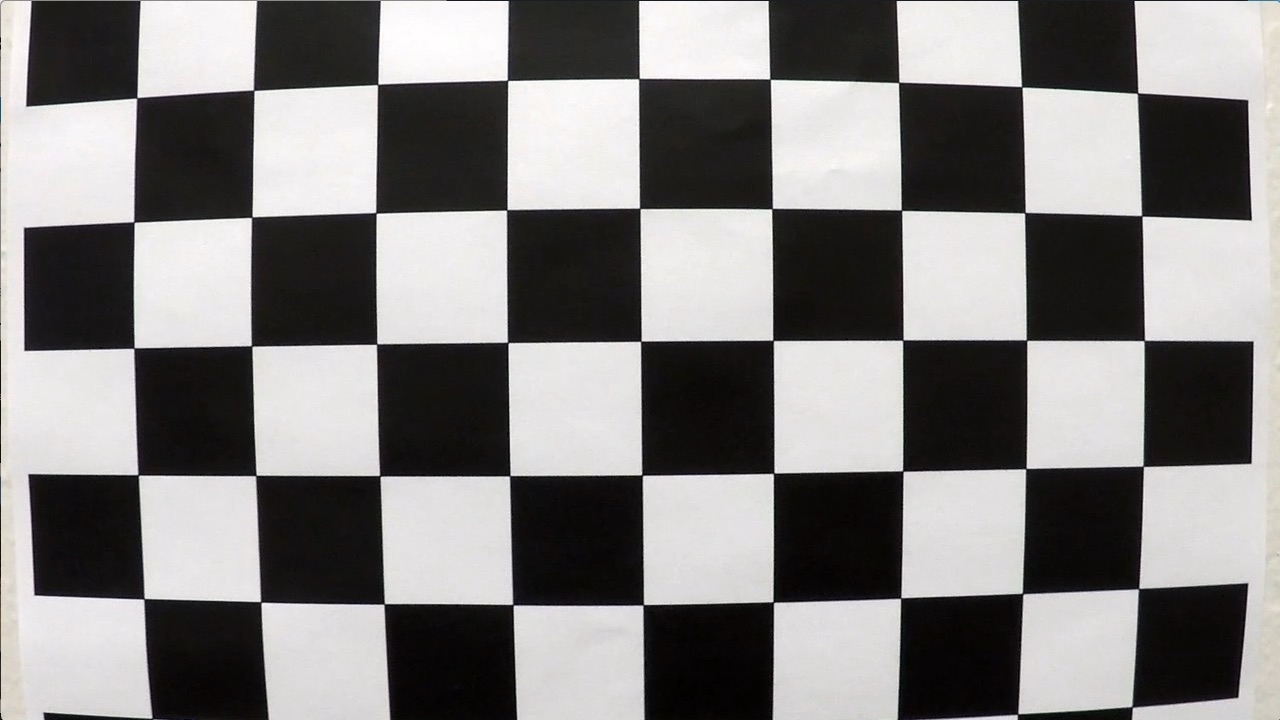
#> input picture camera_cal/calibration1.jpg, 1280 x 720 px, given as the content of the folder test_images, which was not available
$ python line_utils.py   (older library calls are emulated)
#> lines starting #> are read from the running program, lines starting #| are printed output that depends on the picture; after the words box and inside, x2 and y2 are one past the last pixel; in counts of white or black regions, pixels touching at a corner belong together; pictures that were not available may be replaced by others from this repository, and a replacement may not be noted
### models/lane_detection/calibration_utils.py
import cv2
import numpy as np
import glob
import matplotlib.pyplot as plt
import os.path as path
import pickle


def lazy_calibration(func):
    """
    Decorator for calibration function to avoid re-computing calibration every time.
    """
    calibration_cache = 'camera_cal/calibration_data.pickle'

    def wrapper(*args, **kwargs):
        if path.exists(calibration_cache):
            print('Loading cached camera calibration...', end=' ')
            with open(calibration_cache, 'rb') as dump_file:
#> (reads camera_cal/calibration_data.pickle from the repository)
                calibration = pickle.load(dump_file)
        else:
            print('Computing camera calibration...', end=' ')
            calibration = func(*args, **kwargs)
            with open(calibration_cache, 'wb') as dump_file:
                pickle.dump(calibration, dump_file)
        print('Done.')
        return calibration

    return wrapper


# [48 lines left out: function calibrate_camera, not called in this run]


def undistort(frame, mtx, dist, verbose=False):
    """
    Undistort a frame given camera matrix and distortion coefficients.
    :param frame: input frame
    :param mtx: camera matrix
    :param dist: distortion coefficients
    :param verbose: if True, show frame before/after distortion correction
    :return: undistorted frame
    """
    frame_undistorted = cv2.undistort(frame, mtx, dist, newCameraMatrix=mtx)

    if verbose:
        fig, ax = plt.subplots(nrows=1, ncols=2)
        ax[0].imshow(cv2.cvtColor(frame, cv2.COLOR_BGR2RGB))
        ax[1].imshow(cv2.cvtColor(frame_undistorted, cv2.COLOR_BGR2RGB))
        plt.show()

    return frame_undistorted


# [10 lines that do not run on import are left out]

### models/lane_detection/binarization_utils.py
import cv2
import numpy as np
import glob
import matplotlib.pyplot as plt


# selected threshold to highlight yellow lines
yellow_HSV_th_min = np.array([0, 70, 70])
yellow_HSV_th_max = np.array([50, 255, 255])


def thresh_frame_in_HSV(frame, min_values, max_values, verbose=False):
    """
    Threshold a color frame in HSV space
    """
    HSV = cv2.cvtColor(frame, cv2.COLOR_BGR2HSV)

    min_th_ok = np.all(HSV > min_values, axis=2)
    max_th_ok = np.all(HSV < max_values, axis=2)

    out = np.logical_and(min_th_ok, max_th_ok)

    if verbose:
        plt.imshow(out, cmap='gray')
        plt.show()

    return out


def thresh_frame_sobel(frame, kernel_size):
    """
    Apply Sobel edge detection to an input frame, then threshold the result
    """
    gray = cv2.cvtColor(frame, cv2.COLOR_BGR2GRAY)

    sobel_x = cv2.Sobel(gray, cv2.CV_64F, 1, 0, ksize=kernel_size)
    sobel_y = cv2.Sobel(gray, cv2.CV_64F, 0, 1, ksize=kernel_size)

    sobel_mag = np.sqrt(sobel_x ** 2 + sobel_y ** 2)
    sobel_mag = np.uint8(sobel_mag / np.max(sobel_mag) * 255)

    _, sobel_mag = cv2.threshold(sobel_mag, 50, 1, cv2.THRESH_BINARY)

    return sobel_mag.astype(bool)


def get_binary_from_equalized_grayscale(frame):
    """
    Apply histogram equalization to an input frame, threshold it and return the (binary) result.
    """
    gray = cv2.cvtColor(frame, cv2.COLOR_BGR2GRAY)

    eq_global = cv2.equalizeHist(gray)

    _, th = cv2.threshold(eq_global, thresh=250, maxval=255, type=cv2.THRESH_BINARY)

    return th


def binarize(img, verbose=False):
    """
    Convert an input frame to a binary image which highlight as most as possible the lane-lines.

    :param img: input color frame
    :param verbose: if True, show intermediate results
    :return: binarized frame
    """
    h, w = img.shape[:2]

    binary = np.zeros(shape=(h, w), dtype=np.uint8)

    # highlight yellow lines by threshold in HSV color space
    HSV_yellow_mask = thresh_frame_in_HSV(img, yellow_HSV_th_min, yellow_HSV_th_max, verbose=False)
    binary = np.logical_or(binary, HSV_yellow_mask)

    # highlight white lines by thresholding the equalized frame
    eq_white_mask = get_binary_from_equalized_grayscale(img)
    binary = np.logical_or(binary, eq_white_mask)

    # get Sobel binary mask (thresholded gradients)
    sobel_mask = thresh_frame_sobel(img, kernel_size=9)
    binary = np.logical_or(binary, sobel_mask)

    # apply a light morphology to "fill the gaps" in the binary image
    kernel = np.ones((5, 5), np.uint8)
    closing = cv2.morphologyEx(binary.astype(np.uint8), cv2.MORPH_CLOSE, kernel)

    if verbose:
        f, ax = plt.subplots(2, 3)
        f.set_facecolor('white')
        ax[0, 0].imshow(cv2.cvtColor(img, cv2.COLOR_BGR2RGB))
        ax[0, 0].set_title('input_frame')
        ax[0, 0].set_axis_off()
        ax[0, 0].set_axis_bgcolor('red')
        ax[0, 1].imshow(eq_white_mask, cmap='gray')
        ax[0, 1].set_title('white mask')
        ax[0, 1].set_axis_off()

        ax[0, 2].imshow(HSV_yellow_mask, cmap='gray')
        ax[0, 2].set_title('yellow mask')
        ax[0, 2].set_axis_off()

        ax[1, 0].imshow(sobel_mask, cmap='gray')
        ax[1, 0].set_title('sobel mask')
        ax[1, 0].set_axis_off()

        ax[1, 1].imshow(binary, cmap='gray')
        ax[1, 1].set_title('before closure')
        ax[1, 1].set_axis_off()

        ax[1, 2].imshow(closing, cmap='gray')
        ax[1, 2].set_title('after closure')
        ax[1, 2].set_axis_off()
        plt.show()

    return closing


# [6 lines that do not run on import are left out]

### models/lane_detection/perspective_utils.py
import numpy as np
import cv2
import glob
import matplotlib.pyplot as plt
from models.lane_detection.calibration_utils import calibrate_camera, undistort
from models.lane_detection.binarization_utils import binarize


def birdeye(img, verbose=False):
    """
    Apply perspective transform to input frame to get the bird's eye view.
    :param img: input color frame
    :param verbose: if True, show the transformation result
    :return: warped image, and both forward and backward transformation matrices
    """
    h, w = img.shape[:2]

    src = np.float32([[w, h-10],    # br
                      [0, h-10],    # bl
                      [546, 460],   # tl
                      [732, 460]])  # tr
    dst = np.float32([[w, h],       # br
                      [0, h],       # bl
                      [0, 0],       # tl
                      [w, 0]])      # tr

    M = cv2.getPerspectiveTransform(src, dst)
    Minv = cv2.getPerspectiveTransform(dst, src)

    warped = cv2.warpPerspective(img, M, (w, h), flags=cv2.INTER_LINEAR)

    if verbose:
        f, axarray = plt.subplots(1, 2)
        f.set_facecolor('white')
        axarray[0].set_title('Before perspective transform')
        axarray[0].imshow(img, cmap='gray')
        for point in src:
            axarray[0].plot(*point, '.')
        axarray[1].set_title('After perspective transform')
        axarray[1].imshow(warped, cmap='gray')
        for point in dst:
            axarray[1].plot(*point, '.')
        for axis in axarray:
            axis.set_axis_off()
        plt.show()

    return warped, M, Minv


# [14 lines that do not run on import are left out]

### models/lane_detection/line_utils.py
import numpy as np
import cv2
import glob
import collections
import matplotlib.pyplot as plt
from models.lane_detection.calibration_utils import calibrate_camera, undistort
from models.lane_detection.binarization_utils import binarize
from models.lane_detection.perspective_utils import birdeye
from models.lane_detection.globals import ym_per_pix, xm_per_pix


class Line:
    """
    Class to model a lane-line.
    """
    def __init__(self, buffer_len=10):

        # flag to mark if the line was detected the last iteration
        self.detected = False

        # polynomial coefficients fitted on the last iteration
        self.last_fit_pixel = None
        self.last_fit_meter = None

        # list of polynomial coefficients of the last N iterations
        self.recent_fits_pixel = collections.deque(maxlen=buffer_len)
        self.recent_fits_meter = collections.deque(maxlen=2 * buffer_len)

        self.radius_of_curvature = None

        # store all pixels coords (x, y) of line detected
        self.all_x = None
        self.all_y = None

    def update_line(self, new_fit_pixel, new_fit_meter, detected, clear_buffer=False):
        """
        Update Line with new fitted coefficients.

        :param new_fit_pixel: new polynomial coefficients (pixel)
        :param new_fit_meter: new polynomial coefficients (meter)
        :param detected: if the Line was detected or inferred
        :param clear_buffer: if True, reset state
        :return: None
        """
        self.detected = detected

        if clear_buffer:
            self.recent_fits_pixel = []
            self.recent_fits_meter = []

        self.last_fit_pixel = new_fit_pixel
        self.last_fit_meter = new_fit_meter

        self.recent_fits_pixel.append(self.last_fit_pixel)
        self.recent_fits_meter.append(self.last_fit_meter)

    # [39 lines left out: functions draw, average_fit, curvature, curvature_meter, not called in this run]


def get_fits_by_sliding_windows(birdeye_binary, line_lt, line_rt, n_windows=9, verbose=False):
    """
    Get polynomial coefficients for lane-lines detected in an binary image.

    :param birdeye_binary: input bird's eye view binary image
    :param line_lt: left lane-line previously detected
    :param line_rt: left lane-line previously detected
    :param n_windows: number of sliding windows used to search for the lines
    :param verbose: if True, display intermediate output
    :return: updated lane lines and output image
    """
    height, width = birdeye_binary.shape

    # Assuming you have created a warped binary image called "binary_warped"
    # Take a histogram of the bottom half of the image
    histogram = np.sum(birdeye_binary[height//2:-30, :], axis=0)

    # Create an output image to draw on and  visualize the result
    out_img = np.dstack((birdeye_binary, birdeye_binary, birdeye_binary)) * 255

    # Find the peak of the left and right halves of the histogram
    # These will be the starting point for the left and right lines
    midpoint = len(histogram) // 2
    leftx_base = np.argmax(histogram[:midpoint])
    rightx_base = np.argmax(histogram[midpoint:]) + midpoint

    # Set height of windows
    window_height = np.int(height / n_windows)

    # Identify the x and y positions of all nonzero pixels in the image
    nonzero = birdeye_binary.nonzero()
    nonzero_y = np.array(nonzero[0])
    nonzero_x = np.array(nonzero[1])

    # Current positions to be updated for each window
    leftx_current = leftx_base
    rightx_current = rightx_base

    margin = 100  # width of the windows +/- margin
    minpix = 50   # minimum number of pixels found to recenter window

    # Create empty lists to receive left and right lane pixel indices
    left_lane_inds = []
    right_lane_inds = []

    # Step through the windows one by one
    for window in range(n_windows):
        # Identify window boundaries in x and y (and right and left)
        win_y_low = height - (window + 1) * window_height
        win_y_high = height - window * window_height
        win_xleft_low = leftx_current - margin
        win_xleft_high = leftx_current + margin
        win_xright_low = rightx_current - margin
        win_xright_high = rightx_current + margin

        # Draw the windows on the visualization image
        cv2.rectangle(out_img, (win_xleft_low, win_y_low), (win_xleft_high, win_y_high), (0, 255, 0), 2)
        cv2.rectangle(out_img, (win_xright_low, win_y_low), (win_xright_high, win_y_high), (0, 255, 0), 2)

        # Identify the nonzero pixels in x and y within the window
        good_left_inds = ((nonzero_y >= win_y_low) & (nonzero_y < win_y_high) & (nonzero_x >= win_xleft_low)
                          & (nonzero_x < win_xleft_high)).nonzero()[0]
        good_right_inds = ((nonzero_y >= win_y_low) & (nonzero_y < win_y_high) & (nonzero_x >= win_xright_low)
                           & (nonzero_x < win_xright_high)).nonzero()[0]

        # Append these indices to the lists
        left_lane_inds.append(good_left_inds)
        right_lane_inds.append(good_right_inds)

        # If you found > minpix pixels, recenter next window on their mean position
        if len(good_left_inds) > minpix:
            leftx_current = np.int(np.mean(nonzero_x[good_left_inds]))
        if len(good_right_inds) > minpix:
            rightx_current = np.int(np.mean(nonzero_x[good_right_inds]))

    # Concatenate the arrays of indices
    left_lane_inds = np.concatenate(left_lane_inds)
    right_lane_inds = np.concatenate(right_lane_inds)

    # Extract left and right line pixel positions
    line_lt.all_x, line_lt.all_y = nonzero_x[left_lane_inds], nonzero_y[left_lane_inds]
    line_rt.all_x, line_rt.all_y = nonzero_x[right_lane_inds], nonzero_y[right_lane_inds]

    detected = True
    if not list(line_lt.all_x) or not list(line_lt.all_y):
        left_fit_pixel = line_lt.last_fit_pixel
        left_fit_meter = line_lt.last_fit_meter
        detected = False
    else:
        left_fit_pixel = np.polyfit(line_lt.all_y, line_lt.all_x, 2)
        left_fit_meter = np.polyfit(line_lt.all_y * ym_per_pix, line_lt.all_x * xm_per_pix, 2)

    if not list(line_rt.all_x) or not list(line_rt.all_y):
        right_fit_pixel = line_rt.last_fit_pixel
        right_fit_meter = line_rt.last_fit_meter
        detected = False
    else:
        right_fit_pixel = np.polyfit(line_rt.all_y, line_rt.all_x, 2)
        right_fit_meter = np.polyfit(line_rt.all_y * ym_per_pix, line_rt.all_x * xm_per_pix, 2)

    line_lt.update_line(left_fit_pixel, left_fit_meter, detected=detected)
    line_rt.update_line(right_fit_pixel, right_fit_meter, detected=detected)

    # Generate x and y values for plotting
    ploty = np.linspace(0, height - 1, height)
    left_fitx = left_fit_pixel[0] * ploty ** 2 + left_fit_pixel[1] * ploty + left_fit_pixel[2]
    right_fitx = right_fit_pixel[0] * ploty ** 2 + right_fit_pixel[1] * ploty + right_fit_pixel[2]

    out_img[nonzero_y[left_lane_inds], nonzero_x[left_lane_inds]] = [255, 0, 0]
    out_img[nonzero_y[right_lane_inds], nonzero_x[right_lane_inds]] = [0, 0, 255]

    if verbose:
        f, ax = plt.subplots(1, 2)
        f.set_facecolor('white')
        ax[0].imshow(birdeye_binary, cmap='gray')
        ax[1].imshow(out_img)
        ax[1].plot(left_fitx, ploty, color='yellow')
        ax[1].plot(right_fitx, ploty, color='yellow')
        ax[1].set_xlim(0, 1280)
        ax[1].set_ylim(720, 0)

        plt.show()

    return line_lt, line_rt, out_img


# [134 lines left out: functions get_fits_by_previous_fits, draw_back_onto_the_road, not called in this run]


if __name__ == '__main__':

    line_lt, line_rt = Line(buffer_len=10), Line(buffer_len=10)

    ret, mtx, dist, rvecs, tvecs = calibrate_camera(calib_images_dir='camera_cal')

    # show result on test images
    for test_img in glob.glob('test_images/*.jpg'):

        img = cv2.imread(test_img)
#> img is the input picture: shape (720, 1280, 3); mean B, G, R 127.8, 128.4, 130.1

        img_undistorted = undistort(img, mtx, dist, verbose=False)

        img_binary = binarize(img_undistorted, verbose=False)
#> in thresh_frame_in_HSV, `max_th_ok = np.all(HSV < max_values, axis=2)`:
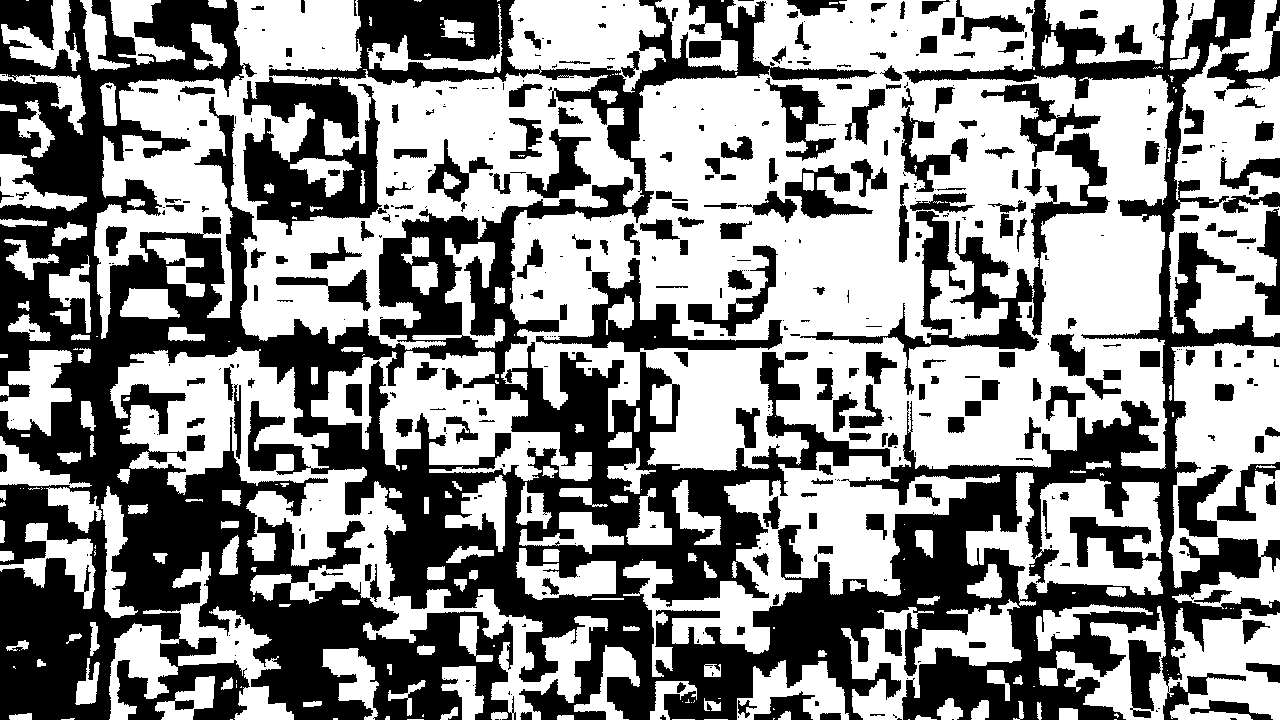
#> max_th_ok: shape (720, 1280) bool; 55% white; 452 black regions (216 under 20 px), largest, box (x1, y1, x2, y2) and area: (0, 0, 1280, 720) 340528, (800, 133, 1110, 395) 11048, (981, 83, 1101, 167) 2318
#> in thresh_frame_sobel, `sobel_y = cv2.Sobel(gray, cv2.CV_64F, 0, 1, ksize=kernel_size)`:
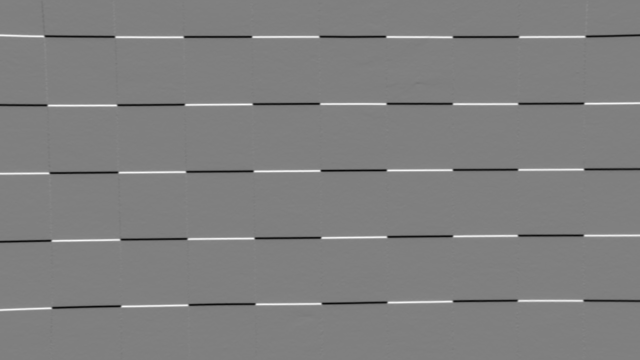
#> sobel_y: shape (720, 1280) float64 (shown at 1/2 size); min -1881648, max 1867336, mean -1329.4; drawn with min black and max white

        img_birdeye, M, Minv = birdeye(img_binary, verbose=False)
#> M = [[-0.701, -1.53, 1086.4], [7.11e-16, -2.02, 928.2], [9.76e-19, -0.0024, 1]]; Minv = [[0.145, -0.758, 546], [0, -0.496, 460], [0, -0.00119, 1]]

        line_lt, line_rt, img_out = get_fits_by_sliding_windows(img_birdeye, line_lt, line_rt, n_windows=7, verbose=True)
#> in get_fits_by_sliding_windows, `histogram = np.sum(birdeye_binary[height//2:-30, :], axis=0)`: histogram = 1280 values, max 330 at index 644, min 5 at index 482, mean 18.27
#> in get_fits_by_sliding_windows, `midpoint = len(histogram) // 2`: midpoint = 640
#> in get_fits_by_sliding_windows, `leftx_base = np.argmax(histogram[:midpoint])`: leftx_base = 138
#> in get_fits_by_sliding_windows, `rightx_base = np.argmax(histogram[midpoint:]) + midpoint`: rightx_base = 644
#> in get_fits_by_sliding_windows, `nonzero = birdeye_binary.nonzero()`: nonzero = 109417 positions, rows 0 to 719, columns 0 to 1279
#> in get_fits_by_sliding_windows, `leftx_current = leftx_base`: leftx_current = 138
#> in get_fits_by_sliding_windows, `rightx_current = rightx_base`: rightx_current = 644
#> the loop in get_fits_by_sliding_windows, `for window in range(n_windows):` made 7 passes
#> (win_xleft_low, win_xleft_high, win_xright_low, win_xright_high, leftx_current, rightx_current) on passes 1 to 6: (38, 238, 544, 744, 145, 642), (45, 245, 542, 742, 100, 648), (0, 200, 548, 748, 190, 650), (90, 290, 550, 750, 135, 651), (35, 235, 551, 751, 127, 651), (27, 227, 551, 751, 126, 653)
#> after the loop in get_fits_by_sliding_windows, `for window in range(n_windows):`:
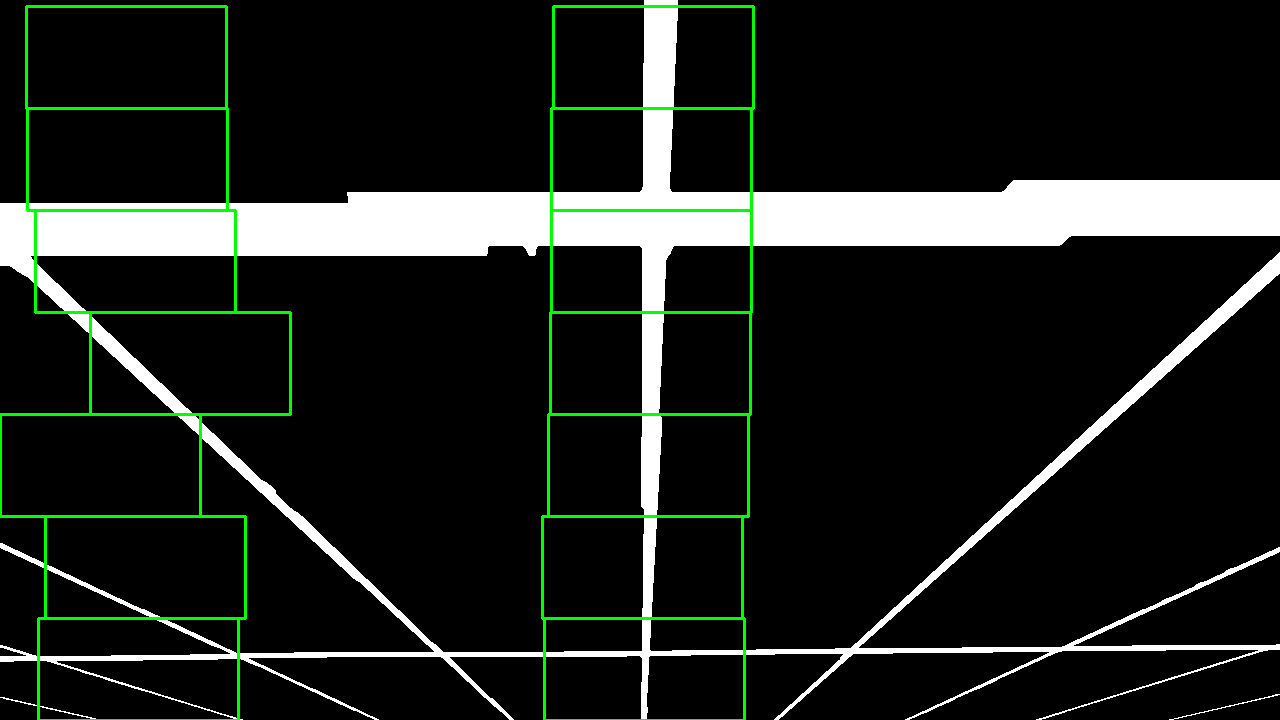
#> out_img: shape (720, 1280, 3); mean of channels 0, 1, 2 29.5, 34.5, 29.5; drawn as B, G, R
#> after the loop in get_fits_by_sliding_windows, `for window in range(n_windows):`: left_lane_inds = 7 items
#> in get_fits_by_sliding_windows, `left_lane_inds = np.concatenate(left_lane_inds)`: left_lane_inds = 15911 values, max 109374 at index 1893, min 19454 at index 14511, mean 65269.3
#> in get_fits_by_sliding_windows, `line_lt.all_x, line_lt.all_y = nonzero_x[left_lane_inds], nonzero_y[le..`: line_lt.all_x = 15911 values, max 237 at index 354, min 27 at index 14511, mean 130.5; line_lt.all_y = 15911 values, max 719 at index 1887, min 203 at index 14511, mean 314.6
#> in get_fits_by_sliding_windows, `left_fit_pixel = np.polyfit(line_lt.all_y, line_lt.all_x, 2)`: left_fit_pixel = [0.000164, -0.122, 148.8]
#> in get_fits_by_sliding_windows, `left_fit_meter = np.polyfit(line_lt.all_y * ym_per_pix, line_lt.all_x ..`: left_fit_meter = [0.0005, -0.0155, 0.787]
#> in get_fits_by_sliding_windows, `right_fit_pixel = np.polyfit(line_rt.all_y, line_rt.all_x, 2)`: right_fit_pixel = [2.42e-05, -0.038, 659.7]
#> in get_fits_by_sliding_windows, `right_fit_meter = np.polyfit(line_rt.all_y * ym_per_pix, line_rt.all_x..`: right_fit_meter = [7.36e-05, -0.00482, 3.49]
#> in update_line, `self.last_fit_pixel = new_fit_pixel`: self.last_fit_pixel = [0.000164, -0.122, 148.8]
#> in update_line, `self.last_fit_meter = new_fit_meter`: self.last_fit_meter = [0.0005, -0.0155, 0.787]
#> in get_fits_by_sliding_windows, `left_fitx = left_fit_pixel[0] * ploty ** 2 + left_fit_pixel[1] * ploty..`: left_fitx = 720 values, max 148.8 at index 0, min 126.2 at index 371, mean 133.4
#> in get_fits_by_sliding_windows, `right_fitx = right_fit_pixel[0] * ploty ** 2 + right_fit_pixel[1] * pl..`: right_fitx = 720 values, max 659.7 at index 0, min 644.9 at index 719, mean 650.2
#> in get_fits_by_sliding_windows, `plt.show()`:
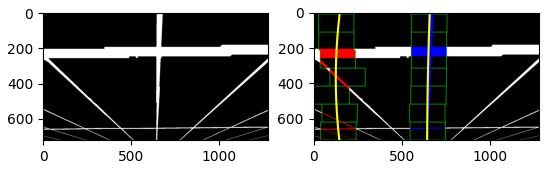
#> figure drawn by matplotlib, 2 panels
